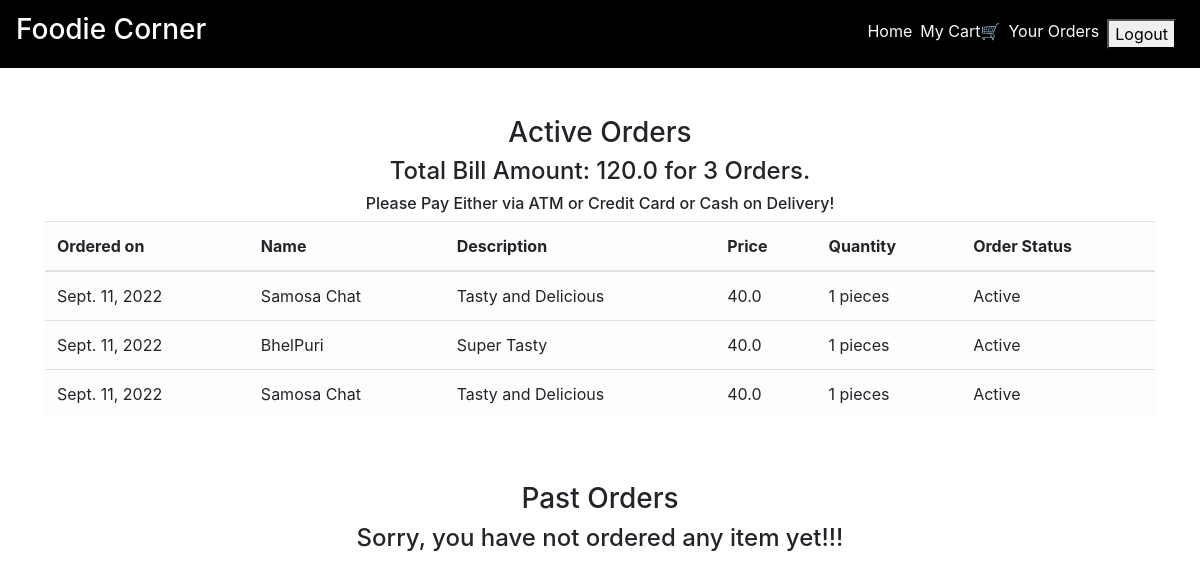
Page /order_details/ (signed in) on the committed database.
### main/models.py (models this page shows, shortened)
class CartItems(models.Model):
    ORDER_STATUS = (
        ('Active', 'Active'),
        ('Delivered', 'Delivered')
    )
    user = models.ForeignKey(User, on_delete=models.CASCADE)
    item = models.ForeignKey(Item, on_delete=models.CASCADE)
    ordered = models.BooleanField(default=False)
    quantity = models.IntegerField(default=1)
    ordered_date = models.DateField(default=timezone.now)
    status = models.CharField(max_length=20, choices=ORDER_STATUS, default='Active')
    delivery_date = models.DateField(default=timezone.now)
    class Meta:
        verbose_name = 'Cart Item'
        verbose_name_plural = 'Cart Items'

class Item(models.Model):
    LABELS = (
        ('Best Selling Foods', 'Best Selling Foods'),
        ('New Food', 'New Food'),
        ('Spicy Foods🔥', 'Spicy Foods🔥'),
    )
    LABEL_COLOUR = (
        ('danger', 'danger'),
        ('success', 'success'),
        ('primary', 'primary'),
        ('info', 'info'),
        ('warning', 'warning'),
    )
    title = models.CharField(max_length=150)
    description = models.CharField(max_length=250,blank=True)
    price = models.FloatField()
    pieces = models.IntegerField(default=6)
    instructions = models.CharField(max_length=250,default="Available")
    image = models.ImageField(default='default.png', upload_to='images/')
    labels = models.CharField(max_length=25, choices=LABELS, blank=True)
    label_colour = models.CharField(max_length=15, choices=LABEL_COLOUR, blank=True)
    slug = models.SlugField(default="foods")
    created_by = models.ForeignKey(User, on_delete=models.CASCADE)

### main/views.py (the view)
# urls.py: path('order_details/', views.order_details, name='order_details'),
@login_required
def order_details(request):
    items = CartItems.objects.filter(user=request.user, ordered=True,status="Active").order_by('-ordered_date')
    cart_items = CartItems.objects.filter(user=request.user, ordered=True,status="Delivered").order_by('-ordered_date')
    bill = items.aggregate(Sum('item__price'))
    number = items.aggregate(Sum('quantity'))
    pieces = items.aggregate(Sum('item__pieces'))
    total = bill.get("item__price__sum")
    count = number.get("quantity__sum")
    total_pieces = pieces.get("item__pieces__sum")
    context = {
        'items':items,
        'cart_items':cart_items,
        'total': total,
        'count': count,
        'total_pieces': total_pieces
    }
    return render(request, 'main/order_details.html', context)

### main/templatetags/get_group.py (called while the page is built)
@register.filter(name='has_group')
def has_group(user, group_name):
    return user.groups.filter(name=group_name).exists()

### main/templates/main/order_details.html
{% extends "main/layout.html" %}
{% block content %}
<div class="cart">
    <div class="container">
        <div class="row">
            <div class="col-sm-12 mt-5">
                <h3 class="text-center">Active Orders</h3>
                {% if items %}
                <h4 class="text-center">Total Bill Amount: {{total}} for {{ count }} Orders.</h4>
                <h6 class="text-center">Please Pay Either via ATM or Credit Card or Cash on Delivery!</h6>
                <div class="table-responsive">
                    <table class="table table-light">
                        <thead>
                        <tr>
                            <th scope="col">Ordered on</th>
                            <th scope="col">Name</th>
                            <th scope="col">Description</th>
                            <th scope="col">Price</th>
                            <th scope="col">Quantity</th>
                            <th scope="col">Order Status</th>
                        </tr>
                        </thead>
                        <tbody>
                            {% for item_active in items %}
                        <tr>
                            <td>{{ item_active.ordered_date }}</td>
                            <td>{{ item_active.item.title }} </td>
                            <td>{{ item_active.item.description }}</td>
                            <td>{{ item_active.item.price }}</td>
                            <td>{{ item_active.item.pieces }} pieces</td>
                            <td>{{ item_active.status }}</td>
                        </tr>
                            {% endfor %}
                        </tbody>
                    </table>
                </div>
                {% else %}
                <h4 class="text-center">Sorry, you have not ordered any item yet!!!</h4>
                {% endif %}
            </div>
        </div>
        <div class="row">
            <div class="col-sm-12 mt-5">
                <h3 class="text-center">Past Orders</h3>
                {% if cart_items %}
                <div class="table-responsive">
                    <table class="table table-light">
                        <thead>
                        <tr>
                            <th scope="col">Ordered on</th>
                            <th scope="col">Name</th>
                            <th scope="col">Description</th>
                            <th scope="col">Price</th>
                            <th scope="col">Quantity</th>
                            <th scope="col">Order Status</th>
                            <th scope="col">Delivery Date</th>
                        </tr>
                        </thead>
                        <tbody>
                            {% for cart in cart_items %}
                        <tr>
                            <td>{{ cart.ordered_date }}</td>
                            <td>{{ cart.item.title }}</td>
                            <td>{{ cart.item.description }}</td>
                            <td>{{ cart.item.instructions }}</td>
                            <td>{{ cart.item.price }}</td>
                            <td>{{ cart.item.pieces }} pieces</td>
                            <td>{{ cart.status }}</td>
                            <td>{{ cart.delivery_date }}</td>
                        </tr>
                            {% endfor %}
                        </tbody>
                    </table>
                </div>
                {% else %}
                <h4 class="text-center">Sorry, you have not ordered any item yet!!!</h4>
                {% endif %}
            </div>
        </div>
    </div>
</div>
{% endblock content %}

### main/templates/main/layout.html (shortened to what this page needs)
{% load get_group %}
{% load static %}
<!DOCTYPE html>
<html lang="en">
<head>
    <link rel="stylesheet" href="https://maxcdn.bootstrapcdn.com/bootstrap/4.0.0/css/bootstrap.min.css">
    <link rel="stylesheet" type="text/css" href="{% static 'main/styles.css' %}">
</head>
<body>
    <nav class="navbar navbar-expand-lg navbar-dark" style="background-color: black;">
        <a class="navbar-brand" href="/"><h3> Foodie Corner</h3></a>
        <div class="collapse navbar-collapse" id="navbarNav">
            <ul class="navbar-nav ml-auto">
                    <li><a href="{% url 'main:home' %}" class="mr-2 text-light">Home</a></li>
                {% if user.is_authenticated %}
                    {% if request.user|has_group:"admin_owner" %}
                        <li><a href="{% url 'main:admin_dashboard' %}" class="mr-2 text-light">DashBoard</a></li>
                        <li>
                            <form class="logout-link" action="{% url 'accounts:logout' %}" method="post">
                                {% csrf_token %}
                                <button type="submit" class="mr-2">Logout</button>
                            </form>
                        </li>
                    {% else %}
                        <li><a href="{% url 'main:cart' %}" class="mr-2 text-light">My Cart🛒</a></li>
                        <li><a href="{% url 'main:order_details' %}" class="mr-2 text-light">Your Orders</a></li>
                        <li>
                            <form class="logout-link" action="{% url 'accounts:logout' %}" method="post">
                                <button type="submit" class="mr-2">Logout</button>
                            </form>
                        </li>
                    {% endif %}
                {% else %}
                    <li><a href="{% url 'accounts:login' %}" class="mr-2 text-light">Login</a></li>
                    <li><a href="{% url 'accounts:signup' %}" class="mr-2 text-light">SignUp</a></li>
                {% endif %}
            </ul>
        </div>
    </nav>
    <main role="main">
        {% block content %}{% endblock %}
    </main>

### rows in the picture
CartItems: ordered_date "Sept. 11, 2022", item "Samosa Chat", item.description "Tasty and Delicious", item.price "40.0", item.pieces "1", status "Active"
CartItems: ordered_date "Sept. 11, 2022", item "BhelPuri", item.description "Super Tasty", item.price "40.0", item.pieces "1", status "Active"
CartItems: ordered_date "Sept. 11, 2022", item "Samosa Chat", item.description "Tasty and Delicious", item.price "40.0", item.pieces "1", status "Active"

### other values in the picture
{{ total }} "120.0"
{{ count }} "3"
